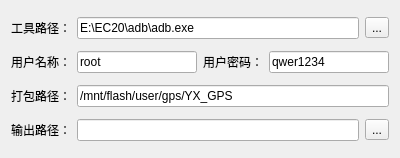
<?xml version="1.0" encoding="UTF-8"?>
<ui version="4.0">
 <class>ADBConfigure</class>
 <widget class="QWidget" name="ADBConfigure">
  <property name="geometry">
   <rect>
    <x>0</x>
    <y>0</y>
    <width>400</width>
    <height>158</height>
   </rect>
  </property>
  <property name="windowTitle">
   <string>Form</string>
  </property>
  <layout class="QGridLayout" name="gridLayout">
   <item row="0" column="0">
    <layout class="QHBoxLayout" name="horizontalLayout">
     <item>
      <widget class="QLabel" name="label">
       <property name="text">
        <string>工具路径：</string>
       </property>
      </widget>
     </item>
     <item>
      <widget class="QLineEdit" name="toolPathLineEdit">
       <property name="text">
        <string>E:\EC20\adb\adb.exe</string>
       </property>
      </widget>
     </item>
     <item>
      <widget class="QToolButton" name="exeToolButton">
       <property name="text">
        <string>...</string>
       </property>
      </widget>
     </item>
    </layout>
   </item>
   <item row="1" column="0">
    <layout class="QHBoxLayout" name="horizontalLayout_2">
     <item>
      <widget class="QLabel" name="label_2">
       <property name="text">
        <string>用户名称：</string>
       </property>
      </widget>
     </item>
     <item>
      <widget class="QLineEdit" name="usernameLineEdit">
       <property name="text">
        <string>root</string>
       </property>
      </widget>
     </item>
     <item>
      <widget class="QLabel" name="label_3">
       <property name="text">
        <string>用户密码：</string>
       </property>
      </widget>
     </item>
     <item>
      <widget class="QLineEdit" name="passwordLineEdit">
       <property name="text">
        <string>qwer1234</string>
       </property>
      </widget>
     </item>
    </layout>
   </item>
   <item row="2" column="0">
    <layout class="QHBoxLayout" name="horizontalLayout_4">
     <item>
      <widget class="QLabel" name="label_4">
       <property name="text">
        <string>打包路径：</string>
       </property>
      </widget>
     </item>
     <item>
      <widget class="QLineEdit" name="devicePackPathLineEdit">
       <property name="text">
        <string>/mnt/flash/user/gps/YX_GPS</string>
       </property>
      </widget>
     </item>
    </layout>
   </item>
   <item row="3" column="0">
    <layout class="QHBoxLayout" name="horizontalLayout_3">
     <item>
      <widget class="QLabel" name="label_5">
       <property name="text">
        <string>输出路径：</string>
       </property>
      </widget>
     </item>
     <item>
      <widget class="QLineEdit" name="outputPathLineEdit"/>
     </item>
     <item>
      <widget class="QToolButton" name="outputToolButton">
       <property name="text">
        <string>...</string>
       </property>
      </widget>
     </item>
    </layout>
   </item>
  </layout>
 </widget>
 <resources/>
 <connections/>
</ui>
